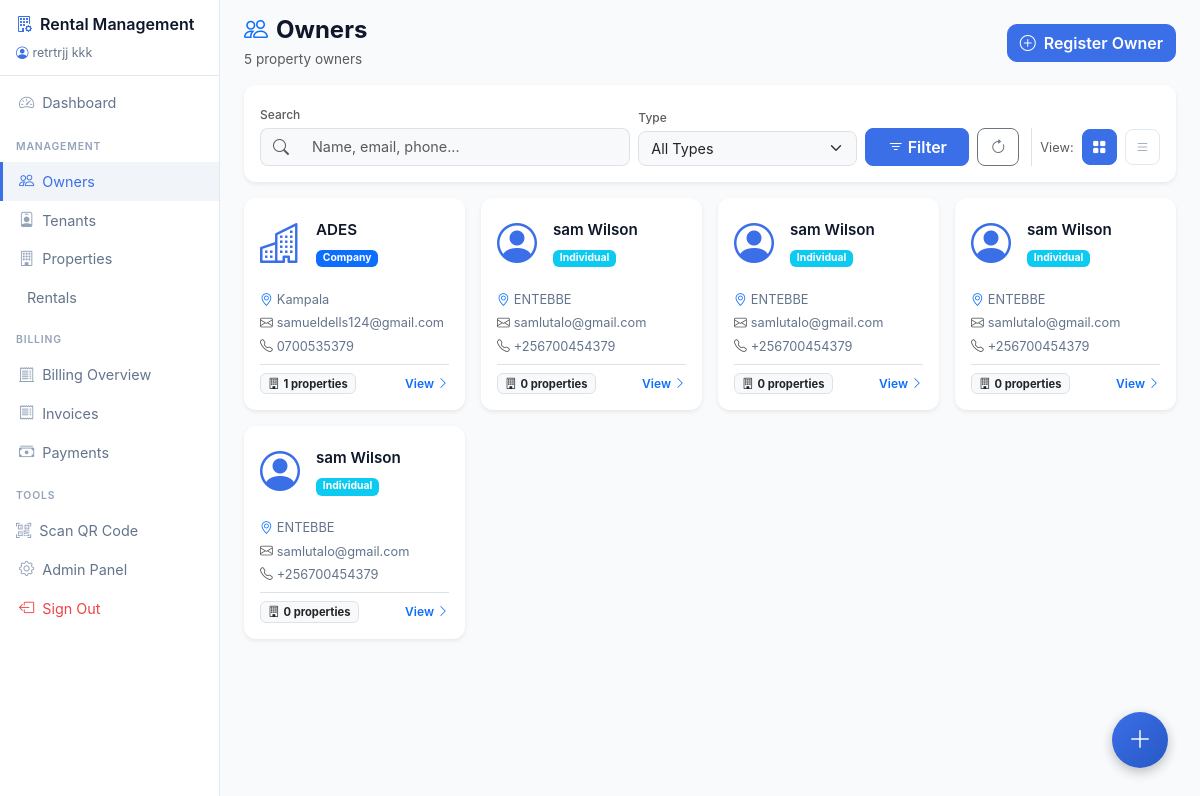
/owners/ (signed in), run on the app's committed database.
### rentals/models.py (models this page shows, shortened)
class Owner(models.Model):
    OWNER_TYPES = (
        ('company', 'Company'),
        ('individual', 'Individual'),
    )
    id = models.UUIDField(primary_key=True, default=uuid.uuid4, editable=False)
    owner_type = models.CharField(max_length=20, choices=OWNER_TYPES, default='individual')
    company_name = models.CharField(max_length=255, blank=True, null=True)
    registration_number = models.CharField(max_length=100, blank=True, null=True)
    tax_id = models.CharField(max_length=50, blank=True, null=True)
    first_name = models.CharField(max_length=100, blank=True, null=True)
    last_name = models.CharField(max_length=100, blank=True, null=True)
    national_id = models.CharField(max_length=50, blank=True, null=True)
    email = models.EmailField(blank=True, null=True)
    phone = models.CharField(max_length=20, blank=True, null=True)
    address = models.TextField(blank=True, null=True)
    city = models.CharField(max_length=100, blank=True, null=True)
    country = models.CharField(max_length=100, blank=True, null=True)
    qr_code_image = models.ImageField(upload_to='qr_codes/owner/', blank=True, null=True)
    created_at = models.DateTimeField(auto_now_add=True)
    updated_at = models.DateTimeField(auto_now=True)
    @property
    def name(self):
        if self.owner_type == 'company':
            return self.company_name or 'Unnamed Company'
        return f"{self.first_name or ''} {self.last_name or ''}".strip() or 'Unnamed Individual'
    @property
    def property_count(self):
        return self.properties.filter(is_active=True).count()

### rentals/views.py (the view, shortened to what this page needs)
# urls.py: path('owners/', views.owner_list, name='owner_list'),
@login_required
def owner_list(request):
    owners = Owner.objects.all()
    search = request.GET.get('search')
    owner_type = request.GET.get('owner_type')
    if owner_type:
        owners = owners.filter(owner_type=owner_type)
    paginator = Paginator(owners, 20)
    page_number = request.GET.get('page')
    page_obj = paginator.get_page(page_number)
    context = {
        'page_obj': page_obj,
        'search': search or '',
        'owner_type': owner_type or '',
    }
    return render(request, 'rentals/owner_list.html', context)

### rentals/templates/rentals/owner_list.html (shortened to what this page needs)
{% extends 'rentals/base.html' %}
{% block content %}
<div class="d-flex justify-content-between align-items-center mb-3">
    <div>
        <h2 class="mb-1 fw-bold" style="color: #0f172a; font-size: 1.5rem;">
            <i class="bi bi-people me-2 text-primary"></i>Owners
        </h2>
        <p class="text-muted mb-0" style="font-size: 0.85rem;">
            {{ page_obj.paginator.count|default:0 }} property owners
        </p>
    </div>
    <a href="{% url 'rentals:owner_create' %}" class="btn btn-primary">
        <i class="bi bi-plus-circle me-2"></i>Register Owner
    </a>
</div>
<div class="card border-0 shadow-sm mb-3" style="border-radius: 12px;">
    <div class="card-body p-3">
        <form method="get" class="row g-2 align-items-end">
            <div class="col-md-5">
                <label class="form-label text-muted mb-1" style="font-size: 0.75rem; font-weight: 500;">Search</label>
                <div class="input-group">
                    <span class="input-group-text bg-light border-end-0" style="border-radius: 8px 0 0 8px;">
                        <i class="bi bi-search text-muted"></i>
                    </span>
                    <input type="text" class="form-control border-start-0 bg-light" name="search" placeholder="Name, email, phone..." value="{{ search }}" style="border-radius: 0 8px 8px 0; font-size: 0.9rem;">
                </div>
            </div>
            <div class="col-md-3">
                <label class="form-label text-muted mb-1" style="font-size: 0.75rem; font-weight: 500;">Type</label>
                <select class="form-select bg-light" name="owner_type" style="border-radius: 8px; font-size: 0.9rem;">
                    <option value="">All Types</option>
                </select>
            </div>
            <div class="col-md-4">
                <div class="d-flex gap-2">
                    <button type="submit" class="btn btn-primary flex-fill" style="border-radius: 8px;">
                        <i class="bi bi-filter me-1"></i>Filter
                    </button>
                    <a href="{% url 'rentals:owner_list' %}" class="btn btn-outline-secondary" style="border-radius: 8px;">
                        <i class="bi bi-arrow-clockwise"></i>
                    </a>
                    <div class="d-flex align-items-center gap-2 border-start ms-1 ps-2">
                        <span class="text-muted d-none d-md-inline" style="font-size: 0.8rem;">View:</span>
                        <button type="button" class="btn btn-sm view-toggle-btn active" id="gridViewBtn" onclick="toggleView('grid')" title="Grid View" style="border-radius: 8px; padding: 0.4rem 0.6rem;">
                            <i class="bi bi-grid-fill"></i>
                        </button>
                        <button type="button" class="btn btn-sm view-toggle-btn" id="listViewBtn" onclick="toggleView('list')" title="List View" style="border-radius: 8px; padding: 0.4rem 0.6rem;">
                            <i class="bi bi-list"></i>
                        </button>
                    </div>
                </div>
            </div>
        </form>
    </div>
</div>
{% if page_obj %}
<div class="row g-3" id="gridViewContainer">
    {% for owner in page_obj %}
    <div class="col-sm-6 col-lg-4 col-xl-3">
        <a href="{% url 'rentals:owner_detail' owner.pk %}" class="card border-0 shadow-sm text-decoration-none h-100" style="border-radius: 12px; transition: transform 0.2s;">
            <div class="card-body p-3">
                <div class="d-flex align-items-center gap-3 mb-3">
                    <div class="flex-shrink-0">
                        {% if owner.owner_type == 'company' %}
                            <i class="bi bi-buildings" style="font-size: 2.5rem; color: #3B6FE8;"></i>
                        {% else %}
                            <i class="bi bi-person-circle" style="font-size: 2.5rem; color: #3B6FE8;"></i>
                        {% endif %}
                    </div>
                    <div class="flex-grow-1 min-width-0">
                        <h6 class="fw-semibold mb-1 text-truncate" style="color: #0f172a; font-size: 0.95rem;">{{ owner.name }}</h6>
                        <span class="badge {% if owner.owner_type == 'company' %}bg-primary{% else %}bg-info{% endif %}" style="font-size: 0.65rem;">{{ owner.get_owner_type_display }}</span>
                    </div>
                </div>
                <div class="mb-2" style="font-size: 0.8rem; color: #64748b;">
                    <div class="text-truncate mb-1">
                        <i class="bi bi-geo-alt me-1 text-primary"></i>{{ owner.city|default:"No location" }}
                    </div>
                    {% if owner.email %}
                    <div class="text-truncate mb-1"><i class="bi bi-envelope me-1 text-muted"></i>{{ owner.email }}</div>
                    {% endif %}
                    {% if owner.phone %}
                    <div><i class="bi bi-telephone me-1 text-muted"></i>{{ owner.phone }}</div>
                    {% endif %}
                </div>
                <div class="d-flex justify-content-between align-items-center pt-2 border-top">
                    <span class="badge bg-light text-dark border" style="font-size: 0.7rem;">
                        <i class="bi bi-building me-1"></i>{{ owner.property_count }} properties
                    </span>
                    <span class="text-primary" style="font-size: 0.75rem; font-weight: 600;">
                        View <i class="bi bi-chevron-right"></i>
                    </span>
                </div>
            </div>
        </a>
    </div>
    {% endfor %}
</div>
{% endif %}
{% endblock %}

### rentals/templates/rentals/base.html (shortened to what this page needs)
{% load static %}
<!DOCTYPE html>
<html lang="en">
<head>
    <link href="https://cdn.jsdelivr.net/npm/bootstrap@5.3.0/dist/css/bootstrap.min.css" rel="stylesheet">
    <link rel="stylesheet" href="https://cdn.jsdelivr.net/npm/bootstrap-icons@1.10.0/font/bootstrap-icons.css">
</head>
<body>
    <nav class="sidebar" id="sidebar">
        <div class="sidebar-header">
            <a href="{% url 'rentals:dashboard' %}" class="sidebar-brand">
                <i class="bi bi-building-gear me-2" style="color:#3B6FE8;"></i>Rental Management
            </a>
            {% if user.is_authenticated %}
            <div class="mt-2" style="font-size:0.78rem;color:#64748b;">
                <i class="bi bi-person-circle me-1" style="color:#3B6FE8;"></i>{{ user.get_full_name|default:user.email }}
            </div>
            {% endif %}
        </div>
        <div class="sidebar-nav">
            <a href="{% url 'rentals:dashboard' %}" class="sidebar-link active">
                <i class="bi bi-speedometer2"></i>Dashboard
            </a>
            <div class="sidebar-section">Management</div>
            <a href="{% url 'rentals:owner_list' %}" class="sidebar-link">
                <i class="bi bi-people"></i>Owners
            </a>
            <a href="{% url 'rentals:tenant_list' %}" class="sidebar-link">
                <i class="bi bi-person-badge"></i>Tenants
            </a>
            <a href="{% url 'rentals:property_list' %}" class="sidebar-link">
                <i class="bi bi-building"></i>Properties
            </a>
            <a href="{% url 'rentals:rental_list' %}" class="sidebar-link">
                Rentals
            </a>
            <div class="sidebar-section">Billing</div>
            <a href="{% url 'billing:billing_dashboard' %}" class="sidebar-link">
                <i class="bi bi-receipt-cutoff"></i>Billing Overview
            </a>
            <a href="{% url 'billing:invoice_list' %}" class="sidebar-link">
                <i class="bi bi-receipt"></i>Invoices
            </a>
            <a href="{% url 'billing:payment_list' %}" class="sidebar-link">
                <i class="bi bi-cash-stack"></i>Payments
            </a>
            <div class="sidebar-section">Tools</div>
            <button class="sidebar-link" data-bs-toggle="modal" data-bs-target="#qrScanModal" style="background:none; border:none; width:100%; text-align:left; cursor:pointer;">
                <i class="bi bi-qr-code-scan"></i>Scan QR Code
            </button>
            <a href="/admin/" class="sidebar-link">
                <i class="bi bi-gear"></i>Admin Panel
            </a>
            <a href="{% url 'rentals:logout' %}" class="sidebar-link" style="color:#ef4444;">
                <i class="bi bi-box-arrow-left" style="color:#ef4444;"></i>Sign Out
            </a>
        </div>
    </nav>
    <div class="main-content">
        {% block content %}{% endblock %}
    </div>
    <div class="fab-container">
        <button class="fab-main" id="fabToggle" onclick="toggleFab()">
            <i class="bi bi-plus-lg"></i>
        </button>
    </div>
</body>
</html>

### rentals/templates/rentals/base.html (style rules this page uses)
:root { --primary: #3B6FE8; --primary-dark: #2858C5; --secondary: #64748b; --success: #10b981; --warning: #f59e0b; --danger: #ef4444; --sidebar-width: 220px; --bg-light: #f1f5f9; --text-dark: #0f172a; --text-muted: #64748b; }
body { background-color: #f8fafc; font-family: 'Inter', -apple-system, BlinkMacSystemFont, 'Segoe UI', Roboto, sans-serif; }
.sidebar { width: var(--sidebar-width); height: 100vh; position: fixed; top: 0; left: 0; background: #ffffff; color: #64748b; z-index: 1000; overflow-y: auto; transition: transform 0.3s ease; border-right: 1px solid #e2e8f0; }
.sidebar-header { padding: 0.75rem 1rem; border-bottom: 1px solid #e2e8f0; }
.sidebar-brand { font-weight: 600; font-size: 1rem; color: #0f172a; text-decoration: none; }
.sidebar-nav { padding: 0.5rem 0; }
.sidebar-link { display: flex; align-items: center; padding: 0.5rem 1rem; color: #64748b; text-decoration: none; transition: all 0.2s; border-left: 3px solid transparent; font-size: 0.9rem; }
.sidebar-link:hover, .sidebar-link.active { background-color: #f1f5f9; color: #3B6FE8; border-left-color: #3B6FE8; }
.sidebar-link:hover i, .sidebar-link.active i { color: #3B6FE8; }
.sidebar-link i { margin-right: 0.5rem; font-size: 0.95rem; color: #94a3b8; }
.sidebar-section { padding: 0.5rem 1rem; font-size: 0.65rem; text-transform: uppercase; letter-spacing: 0.08em; color: #94a3b8; font-weight: 600; margin-top: 0.5rem; }
.main-content { margin-left: var(--sidebar-width); padding: 1rem 1.5rem; transition: margin-left 0.3s ease; }
.card { border: none; box-shadow: 0 1px 3px rgba(0,0,0,0.1); border-radius: 16px; }
.btn-primary { background: var(--primary); border-color: var(--primary); border-radius: 10px; font-weight: 600; }
.fab-container { position:fixed; bottom:2rem; right:2rem; z-index:1050; }
.fab-main { width:56px; height:56px; border-radius:50%; background:linear-gradient(135deg,var(--primary),var(--primary-dark)); color:#fff; border:none; font-size:1.5rem; box-shadow:0 4px 12px rgba(0,0,0,0.25); display:flex; align-items:center; justify-content:center; cursor:pointer; transition:transform 0.3s,box-shadow 0.3s; }

### rentals/templates/rentals/owner_list.html (style rules this page uses)
.view-toggle-btn { background: #fff; color: #94a3b8; border: 1px solid #e2e8f0; transition: all 0.2s; }
.view-toggle-btn.active { background: #3B6FE8; color: #fff; border-color: #3B6FE8; }

### data on the page
Owner: name "ADES", owner_type "Company", city "Kampala", email "samueldells124@gmail.com", phone "0700535379", property_count "1"
Owner: name "sam Wilson", owner_type "Individual", city "ENTEBBE", email "samlutalo@gmail.com", phone "+256700454379", property_count "0"
Owner: name "sam Wilson", owner_type "Individual", city "ENTEBBE", email "samlutalo@gmail.com", phone "+256700454379", property_count "0"
Owner: name "sam Wilson", owner_type "Individual", city "ENTEBBE", email "samlutalo@gmail.com", phone "+256700454379", property_count "0"
Owner: name "sam Wilson", owner_type "Individual", city "ENTEBBE", email "samlutalo@gmail.com", phone "+256700454379", property_count "0"

### other printed values
{{ user.get_full_name|default:user.email }} "retrtrjj kkk"
{{ page_obj.paginator.count|default:0 }} "5"
